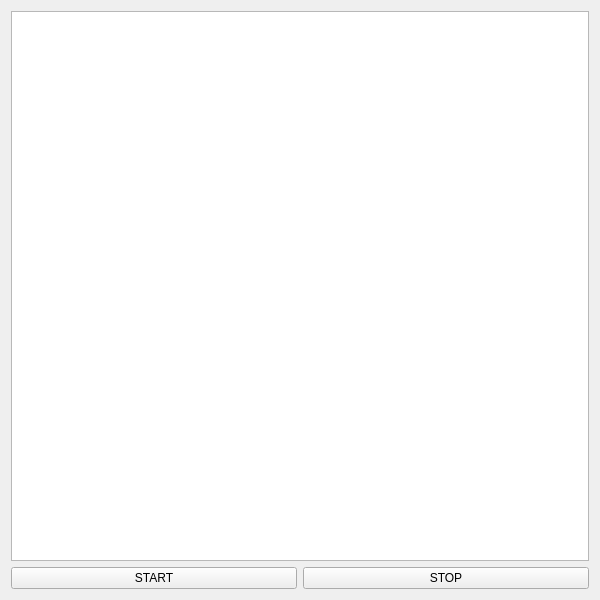
<?xml version="1.0" encoding="UTF-8"?>
<ui version="4.0">
 <class>MainWindow</class>
 <widget class="QMainWindow" name="MainWindow">
  <property name="geometry">
   <rect>
    <x>0</x>
    <y>0</y>
    <width>600</width>
    <height>600</height>
   </rect>
  </property>
  <property name="maximumSize">
   <size>
    <width>600</width>
    <height>600</height>
   </size>
  </property>
  <property name="windowTitle">
   <string>MainWindow</string>
  </property>
  <widget class="QWidget" name="centralWidget">
   <layout class="QGridLayout" name="gridLayout">
    <item row="0" column="0" colspan="2">
     <widget class="QGraphicsView" name="Fondo">
      <property name="enabled">
       <bool>true</bool>
      </property>
      <property name="minimumSize">
       <size>
        <width>500</width>
        <height>500</height>
       </size>
      </property>
      <property name="maximumSize">
       <size>
        <width>582</width>
        <height>553</height>
       </size>
      </property>
     </widget>
    </item>
    <item row="1" column="0">
     <widget class="QPushButton" name="Button1">
      <property name="text">
       <string>START</string>
      </property>
     </widget>
    </item>
    <item row="1" column="1">
     <widget class="QPushButton" name="Button2">
      <property name="text">
       <string>STOP</string>
      </property>
     </widget>
    </item>
   </layout>
  </widget>
 </widget>
 <layoutdefault spacing="6" margin="11"/>
 <resources/>
 <connections/>
</ui>
